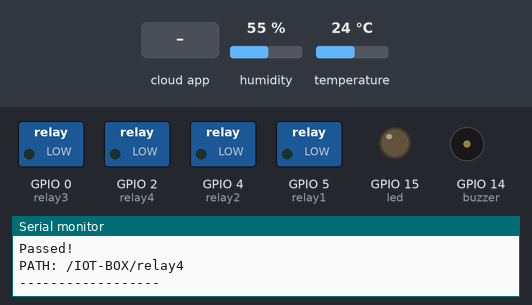
Recording of a sketch running on a simulated ESP8266 (NodeMCU). On the bench: switched loads named in the sketch (green lamp = pin HIGH), output pins drawn as LEDs (lit = HIGH), buzzer (waves = sounding, pin HIGH), the last lines printed to the serial monitor. The test bench sets the inputs (shaded band); at power-on: humidity 55 %, temperature 24 °C. WiFi joins after 1.5 s; servers stay silent unless stated; the Firebase database answers and starts empty.

Above: at 2.7 s.
2.8 s: the phone or cloud app sets relay1 to 0
At 4.1 s:
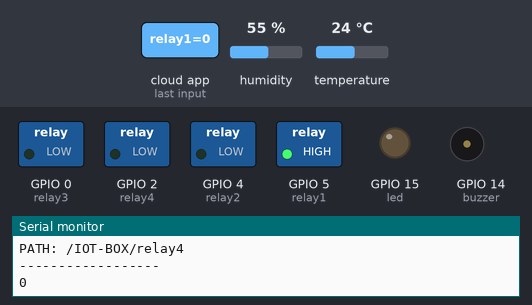
4.4 s: the phone or cloud app sets relay2 to 0
At 6.3 s:
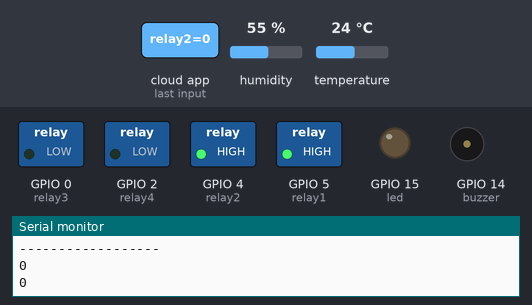
6.6 s: the phone or cloud app sets relay3 to 0
At 8.4 s:
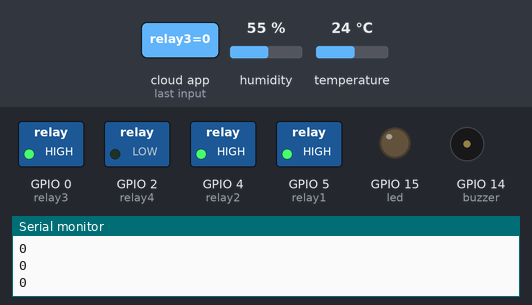
8.8 s: the phone or cloud app sets relay4 to 0
At 10.4 s:
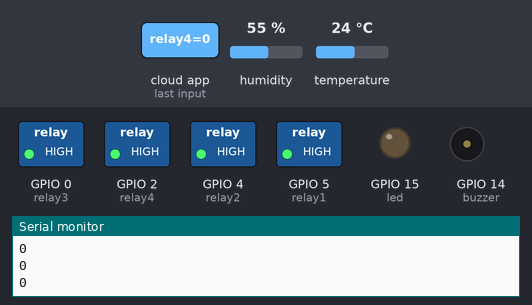
11.0 s: the phone or cloud app sets relay1 to 1
At 11.9 s:
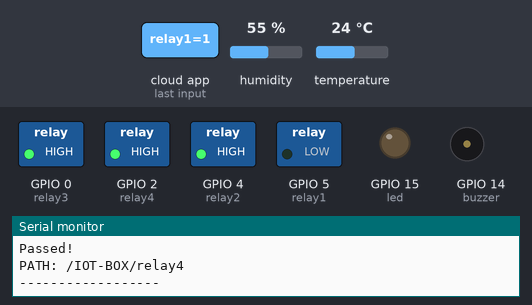
12.5 s: the phone or cloud app sets relay2 to 1
At 13.9 s:
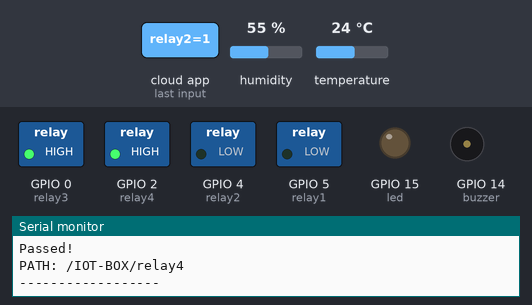
Timing chart, 0 to 15.5 s (numbered marks = the images above; inputs shaded):
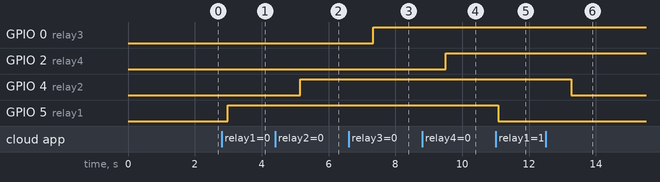

The sketch:

firebase_try_2.ino
```cpp
#include <FirebaseESP8266.h>
#include <ESP8266WiFi.h>
#include <DHT.h>


#define FIREBASE_HOST "iot-box-849d9.firebaseio.com/"
#define FIREBASE_AUTH "7t7E9MM7OVDZY8AB0PT9doiKpBq3v4ajyOB8FUcF"

#define WIFI_SSID  "Tenda_48DFE8"
#define WIFI_PASSWORD "zia@zayed@zunayed123"

#define DHTPIN 13 //D7
#define led 15 //D8
#define buzzer  14//D5
#define relay1  5//D1
#define relay2  4//D2
#define relay3  0//D3
#define relay4  2//D4


#define DHTTYPE DHT11
DHT dht(DHTPIN, DHTTYPE);


FirebaseData firebaseData;


void setup() {
  // put your setup code here, to run once:
  Serial.begin(115200);
  //dht.begin();
  pinMode(led,OUTPUT);
  pinMode(relay1, OUTPUT);
  pinMode(relay2, OUTPUT);
  pinMode(relay3, OUTPUT);
  pinMode(relay4, OUTPUT);
  pinMode(buzzer, OUTPUT);

  WiFi.begin(WIFI_SSID, WIFI_PASSWORD);
  Serial.print("connecting to Wi-Fi");
  while (WiFi.status() != WL_CONNECTED){
    Serial.print(".");
    delay(300);
  }
  Serial.println();
  Serial.print("Connected with IP: ");
  Serial.println(WiFi.localIP());
  Serial.println();

  Firebase.begin(FIREBASE_HOST, FIREBASE_AUTH);
  Firebase.reconnectWiFi(true);
  Serial.print("VOID Setup() finished!!!!!!!!!!!!!!!!!!");
}

void sensorUpdate(){
  float h = dht.readHumidity();
  float t = dht.readTemperature();// default vabe celsius e thake
  //read temp as Fahrenheit (isFahrenheit = true)
  float f = dht.readTemperature(true);
  // check if any reads failed and exit early (to try again)
  if (isnan(h) || isnan(t) || isnan(f)){
    Serial.println(F("Failed to read from DHT sensor!"));
    return;
      }
  Serial.print(F("Humidity: "));
  Serial.print(h);
  Serial.print(F("% Temperature: "));
  Serial.print(t);
  Serial.print(F("C ,"));
  Serial.print(f);
  Serial.println(F("F "));
  if (h<100 && t>20){
    if (Firebase.setFloat(firebaseData, "/IOT-BOX/humidity" , h)){
        Serial.println("Passed!");
        Serial.println("PATH: " + firebaseData.dataPath());
        Serial.println("------------------");
        Serial.println();
      }
    else{
        Serial.println("FAILED");
        Serial.println("REASON: " + firebaseData.errorReason());
        Serial.println("-------------------------");
        Serial.println();
      }

    if (Firebase.setFloat(firebaseData, "/IOT-BOX/temperature" , t)){
        Serial.println("Passed!");
        Serial.println("PATH: " + firebaseData.dataPath());
        Serial.println("------------------");
        Serial.println();
      }
    else{
        Serial.println("FAILED");
        Serial.println("REASON: " + firebaseData.errorReason());
        Serial.println("-------------------------");
        Serial.println();
      }
  }
 }

void loop() {
  /*
  digitalWrite(relay1,1);
  delay(1000);
  digitalWrite(relay1,0);
  delay(1000);
  */
  sensorUpdate();
//
//  if(Firebase.getString(ledData, "IOT-BOX/led")){
//    Serial.println(ledData.stringData());
//    if (ledData.stringData() == "1"){
//        digitalWrite(led, 1);
//    }
//    else if (ledData.stringData() == "0"){
//        digitalWrite(led, 0);
//    }
//  }

  if(Firebase.getString(firebaseData, "IOT-BOX/relay1")){
    Serial.println(firebaseData.stringData());
    if (firebaseData.stringData() == "1"){
        digitalWrite(relay1, 0);
    }
    else if (firebaseData.stringData() == "0"){
        digitalWrite(relay1, 1);
    }
  }

  if(Firebase.getString(firebaseData, "IOT-BOX/relay2")){
    Serial.println(firebaseData.stringData());
    if (firebaseData.stringData() == "1"){
        digitalWrite(relay2, 0);
    }
    else if (firebaseData.stringData() == "0"){
        digitalWrite(relay2, 1);
    }
  }

  if(Firebase.getString(firebaseData, "/IOT-BOX/relay3")){
    Serial.println(firebaseData.stringData());
    if (firebaseData.stringData() == "1"){
        digitalWrite(relay3, 0);
//        for(int i=0;i<3;i++){
//          tone(buzzer,1000);
//          delay(1000);
//          noTone(buzzer);
//          delay(1000);
//        }
    }
    else if (firebaseData.stringData() == "0"){
        digitalWrite(relay3, 1);
    }
  }
//
  if(Firebase.getString(firebaseData, "/IOT-BOX/relay4")){
    Serial.println(firebaseData.stringData());
    if (firebaseData.stringData() == "1"){
        digitalWrite(relay4, 0);
//        for(int i=0;i<4;i++){
//          tone(buzzer,1000);
//          delay(1000);
//          noTone(buzzer);
//          delay(1000);
//        }
    }
    else if (firebaseData.stringData() == "0"){
        digitalWrite(relay4, 1);
    }
  }

  delay(100);

}
```

Measured:
- after the input at 2.8 s, GPIO 5 (relay1): LOW → HIGH after 0.18 s
- after the input at 4.4 s, GPIO 4 (relay2): LOW → HIGH after 0.76 s
- after the input at 6.6 s, GPIO 0 (relay3): LOW → HIGH after 0.73 s
- after the input at 8.8 s, GPIO 2 (relay4): LOW → HIGH after 0.71 s
- after the input at 11.0 s, GPIO 5 (relay1): HIGH → LOW after 0.08 s
- after the input at 12.5 s, GPIO 4 (relay2): HIGH → LOW after 0.76 s
